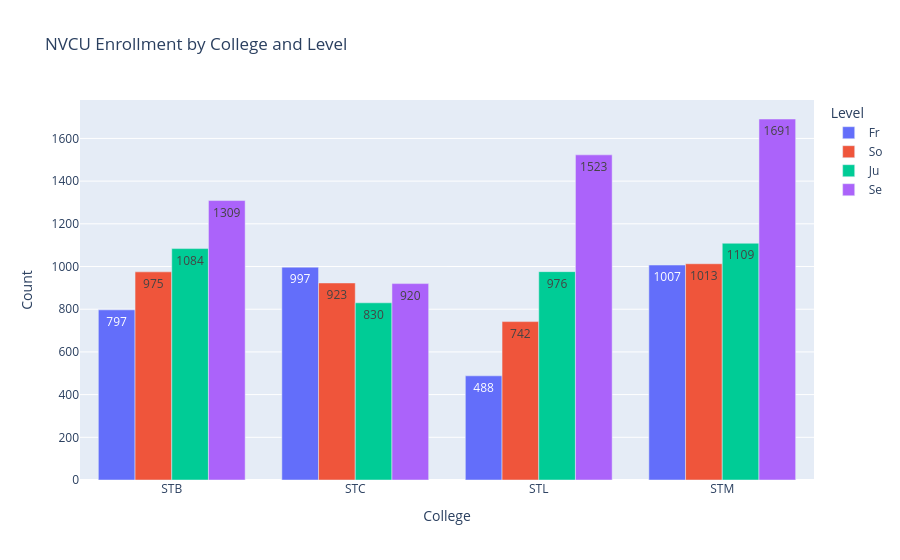

The notebook cell this image was saved under:
### Code cell
fig_enrollment_by_college_and_level = px.bar(df_enrollment_by_college_and_level, 
       x = 'College', y = 'Count', color = 'Level',
      barmode = 'group',
      text_auto = '.0f',
      title = 'NVCU Enrollment by College and Level')
fig_enrollment_by_college_and_level

### Figure 1 — Plotly figure (JSON) as saved in the notebook; plotly's stock layout.template omitted (floating-point values rounded to 4 significant figures)
{"data": [{"alignmentgroup": "True", "hovertemplate": "Level=Fr<br>College=%{x}<br>Count=%{y}<extra></extra>", "legendgroup": "Fr", "marker": {"color": "#636efa", "pattern": {"shape": ""}}, "name": "Fr", "offsetgroup": "Fr", "orientation": "v", "showlegend": true, "textposition": "auto", "texttemplate": "%{y:.0f}", "type": "bar", "x": ["STB", "STC", "STL", "STM"], "xaxis": "x", "y": [797, 997, 488, 1007], "yaxis": "y"}, {"alignmentgroup": "True", "hovertemplate": "Level=So<br>College=%{x}<br>Count=%{y}<extra></extra>", "legendgroup": "So", "marker": {"color": "#EF553B", "pattern": {"shape": ""}}, "name": "So", "offsetgroup": "So", "orientation": "v", "showlegend": true, "textposition": "auto", "texttemplate": "%{y:.0f}", "type": "bar", "x": ["STB", "STC", "STL", "STM"], "xaxis": "x", "y": [975, 923, 742, 1013], "yaxis": "y"}, {"alignmentgroup": "True", "hovertemplate": "Level=Ju<br>College=%{x}<br>Count=%{y}<extra></extra>", "legendgroup": "Ju", "marker": {"color": "#00cc96", "pattern": {"shape": ""}}, "name": "Ju", "offsetgroup": "Ju", "orientation": "v", "showlegend": true, "textposition": "auto", "texttemplate": "%{y:.0f}", "type": "bar", "x": ["STB", "STC", "STL", "STM"], "xaxis": "x", "y": [1084, 830, 976, 1109], "yaxis": "y"}, {"alignmentgroup": "True", "hovertemplate": "Level=Se<br>College=%{x}<br>Count=%{y}<extra></extra>", "legendgroup": "Se", "marker": {"color": "#ab63fa", "pattern": {"shape": ""}}, "name": "Se", "offsetgroup": "Se", "orientation": "v", "showlegend": true, "textposition": "auto", "texttemplate": "%{y:.0f}", "type": "bar", "x": ["STB", "STC", "STL", "STM"], "xaxis": "x", "y": [1309, 920, 1523, 1691], "yaxis": "y"}], "layout": {"autosize": true, "barmode": "group", "legend": {"title": {"text": "Level"}, "tracegroupgap": 0}, "title": {"text": "NVCU Enrollment by College and Level"}, "xaxis": {"anchor": "y", "autorange": true, "domain": [0, 1], "range": [-0.5, 3.5], "title": {"text": "College"}, "type": "category"}, "yaxis": {"anchor": "x", "autorange": true, "domain": [0, 1], "range": [0, 1780], "title": {"text": "Count"}, "type": "linear"}}}
